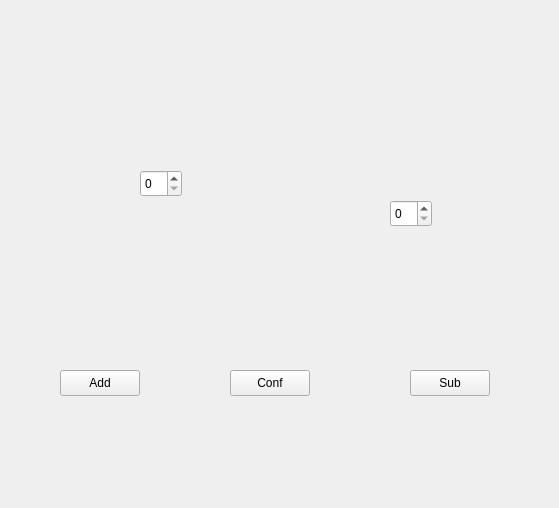
<?xml version="1.0" encoding="UTF-8"?>
<ui version="4.0">
 <class>waterscreen</class>
 <widget class="QWidget" name="waterscreen">
  <property name="geometry">
   <rect>
    <x>0</x>
    <y>0</y>
    <width>559</width>
    <height>508</height>
   </rect>
  </property>
  <property name="windowTitle">
   <string>Form</string>
  </property>
  <widget class="QSpinBox" name="spinNorm">
   <property name="geometry">
    <rect>
     <x>140</x>
     <y>170</y>
     <width>42</width>
     <height>27</height>
    </rect>
   </property>
  </widget>
  <widget class="QSpinBox" name="spinWater">
   <property name="geometry">
    <rect>
     <x>390</x>
     <y>200</y>
     <width>42</width>
     <height>27</height>
    </rect>
   </property>
  </widget>
  <widget class="QPushButton" name="pushButtonAdd">
   <property name="geometry">
    <rect>
     <x>60</x>
     <y>370</y>
     <width>80</width>
     <height>26</height>
    </rect>
   </property>
   <property name="text">
    <string>Add</string>
   </property>
  </widget>
  <widget class="QPushButton" name="pushButtonSetDaily">
   <property name="geometry">
    <rect>
     <x>230</x>
     <y>370</y>
     <width>80</width>
     <height>26</height>
    </rect>
   </property>
   <property name="text">
    <string>Conf</string>
   </property>
  </widget>
  <widget class="QPushButton" name="pushButtonSub">
   <property name="geometry">
    <rect>
     <x>410</x>
     <y>370</y>
     <width>80</width>
     <height>26</height>
    </rect>
   </property>
   <property name="text">
    <string>Sub</string>
   </property>
  </widget>
 </widget>
 <resources/>
 <connections/>
</ui>
